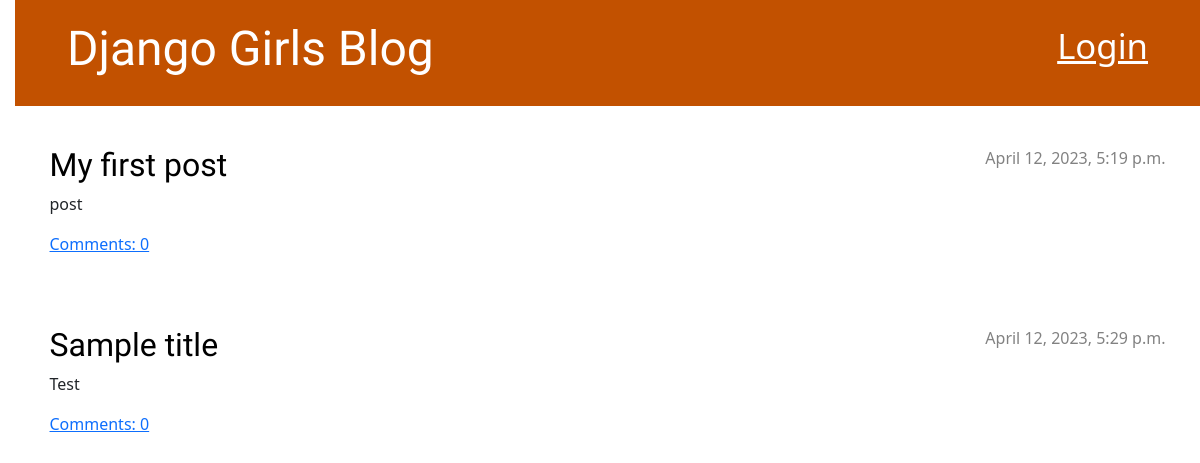
The app's page /, older data.
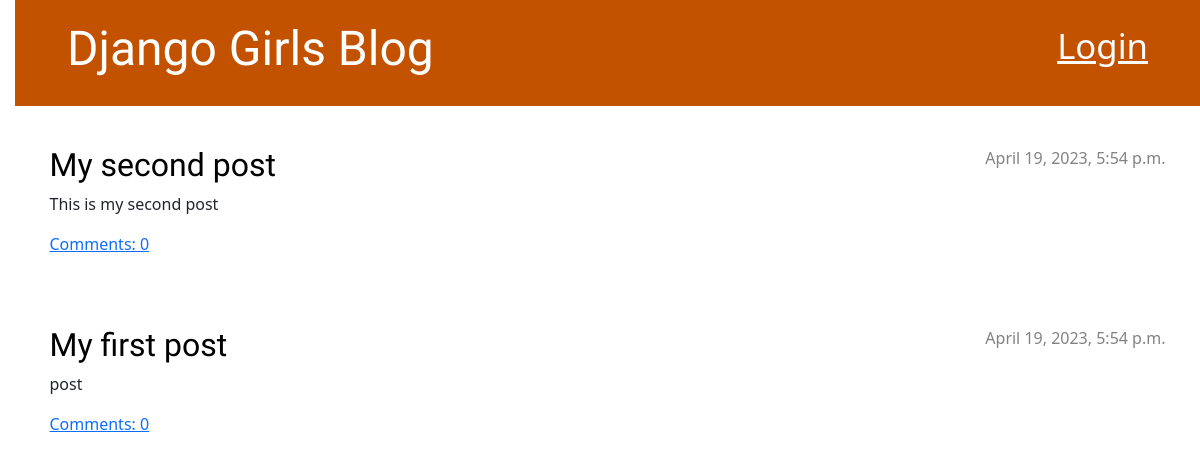
The same page, newer data.
### blog/models.py (models this page shows, shortened)
class Post(models.Model):
    author = models.ForeignKey(settings.AUTH_USER_MODEL, on_delete=models.CASCADE)
    title = models.CharField(max_length=200)
    text = models.TextField()
    created_date = models.DateTimeField(default=timezone.now)
    published_date = models.DateTimeField(blank=True, null=True)

### blog/views.py (the view)
# urls.py: path('', views.post_list, name='post_list'),
def post_list(request):
    posts = Post.objects.filter(published_date__lte=timezone.now()).order_by('published_date')
    return render(request, 'blog/post_list.html', {'posts': posts})

### blog/templates/blog/post_list.html
{% extends 'blog/base.html' %}
{% block content %}
    {% for post in posts %}
        <article class="post">
            <time class="date">
                {{ post.published_date }}
            </time>
            <h2><a href="{% url 'post_detail' pk=post.pk %}">{{ post.title }}</a></h1>
            <p>{{ post.text|linebreaksbr }}</p>
            <a href="{% url 'post_detail' pk=post.pk %}">Comments: {{ post.comments.count }}</a>
            </article>
    {% endfor %}
{% endblock content %}

Row changes from the older to the newer data that the page shows:
removed Post: published_date "April 12, 2023, 5:29 p.m.", title "Sample title", text "Test", comments.count "0"
added Post: published_date "April 19, 2023, 5:54 p.m.", title "My second post", text "This is my second post", comments.count "0"
changed Post "My first post": published_date "April 12, 2023, 5:19 p.m." → "April 19, 2023, 5:54 p.m."
